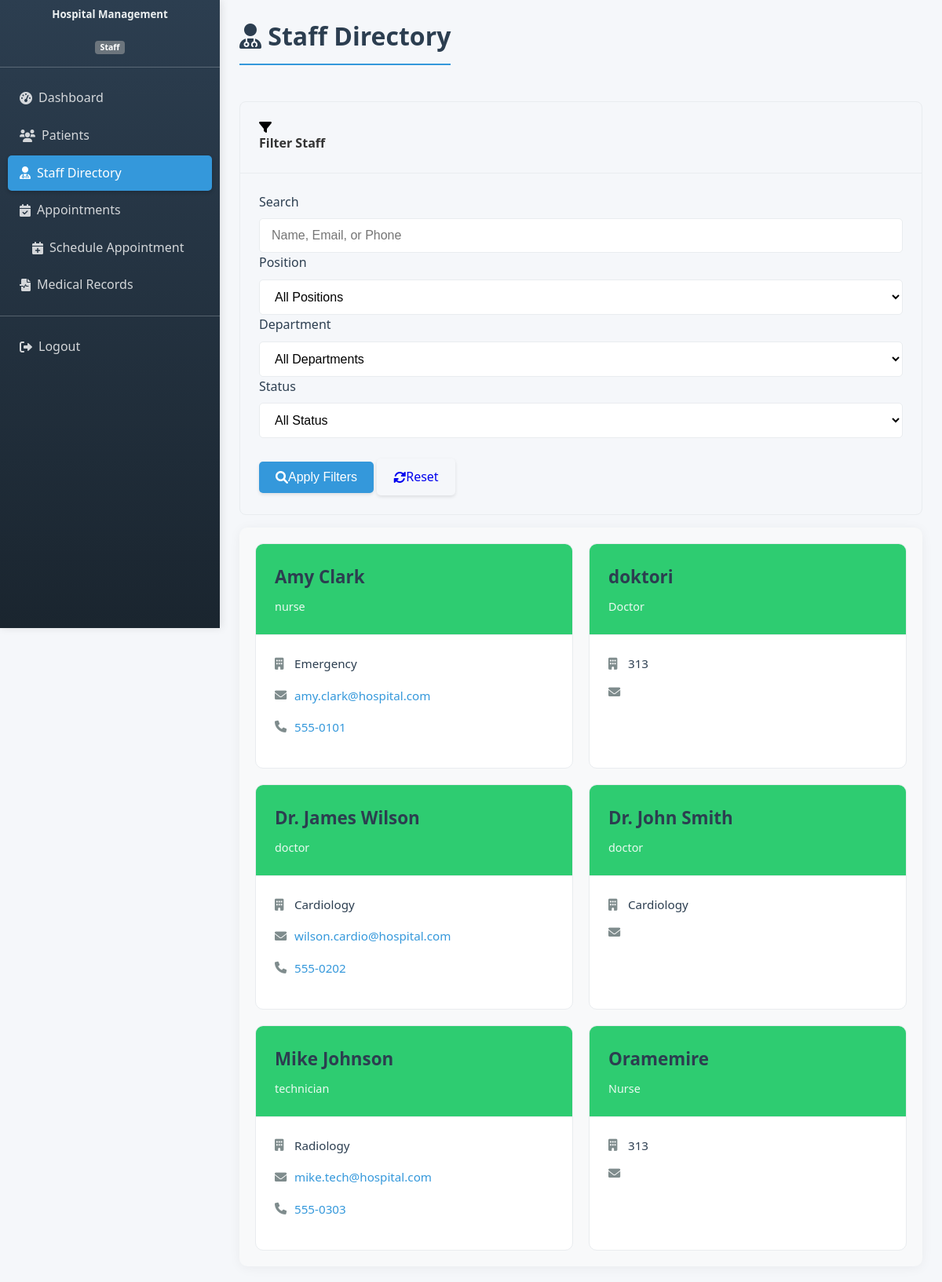
The app's page /view_staff.php (signed in) with its own data.
### tables this page shows
CREATE TABLE `staff` (
  `id` int(11) NOT NULL,
  `name` varchar(100) NOT NULL,
  `position` varchar(50) NOT NULL CHECK (`position` in ('doctor','nurse','administrator','technician')),
  `department` varchar(100) DEFAULT NULL,
  `license_number` varchar(50) DEFAULT NULL,
  `user_id` int(11) DEFAULT NULL
);

CREATE TABLE `users` (
  `id` int(11) NOT NULL,
  `username` varchar(50) NOT NULL,
  `password` varchar(255) NOT NULL,
  `role` varchar(50) NOT NULL DEFAULT 'staff',
  `user_type` enum('admin','staff') DEFAULT 'staff',
  `email` varchar(100) DEFAULT NULL,
  `phone` varchar(20) DEFAULT NULL,
  `active` tinyint(1) NOT NULL DEFAULT 1,
  `created_at` datetime DEFAULT current_timestamp()
);

### view_staff.php (the view, shortened to what this page needs)
<?php
include 'config.php';
$where = "1=1";
$params = [];
$page = max(1, intval($_GET['page'] ?? 1));
$records_per_page = 10;
$offset = ($page - 1) * $records_per_page;
$sql = "SELECT staff.id, staff.name, staff.position, staff.department,
               users.email, users.phone, users.active, users.created_at
        FROM staff
        INNER JOIN users ON staff.user_id = users.id
        WHERE $where
        ORDER BY staff.name ASC
        LIMIT ?, ?";
$stmt = $conn->prepare($sql);
if (!empty($params)) {
    $where_params = $params;
    $limit_params = [$offset, $records_per_page];
    $types = str_repeat('s', count($where_params)) . 'ii';
    $merged_params = array_merge($where_params, $limit_params);
    $stmt->bind_param($types, ...$merged_params);
} else {
    $stmt->bind_param("ii", $offset, $records_per_page);
}
$stmt->execute();
$result = $stmt->get_result();
?>
<link rel="stylesheet" href="style.css">
<link rel="stylesheet" href="https://cdnjs.cloudflare.com/ajax/libs/font-awesome/6.0.0/css/all.min.css">
<div class="container-fluid">
    <div class="row">
        <?php include 'sidebar.php'; ?>
        <main class="main-content" style="margin-left: var(--sidebar-width); padding: 20px 25px;">
            <div class="d-flex justify-content-between flex-wrap flex-md-nowrap align-items-center pt-3 pb-2 mb-3 border-bottom">
                <h1 class="h2"><i class="fas fa-user-md"></i> Staff Directory</h1>
            </div>
            <div class="card mb-4">
                <div class="card-header bg-light">
                    <i style="color:black;" class="fas fa-filter"></i> <p style="color: #333; font-weight: bold;">Filter Staff</p>
                </div>
                <div class="card-body">
                    <form method="get" class="row g-3">
                        <div class="col-md-3">
                            <label for="search" class="form-label">Search</label>
                            <input type="text" class="form-control" id="search" name="search"
                                value="<?= htmlspecialchars($_GET['search'] ?? '') ?>"
                                placeholder="Name, Email, or Phone">
                        </div>
                        <div class="col-md-3">
                            <label for="position" class="form-label">Position</label>
                            <select name="position" id="position" class="form-select">
                                <option value="">All Positions</option>
                            </select>
                        </div>
                        <div class="col-md-3">
                            <label for="department" class="form-label">Department</label>
                            <select name="department" id="department" class="form-select">
                                <option value="">All Departments</option>
                            </select>
                        </div>
                        <div class="col-md-3">
                            <label for="status" class="form-label">Status</label>
                            <select name="status" id="status" class="form-select">
                                <option value="">All Status</option>
                            </select>
                        </div><br>
                        <div class="col-12">
                            <button type="submit" class="btn btn-primary">
                                <i class="fas fa-search"></i> Apply Filters
                            </button>
                            <a href="view_staff.php" class="btn btn-secondary">
                                <i class="fas fa-sync-alt"></i> Reset
                            </a>
                        </div>
                    </form>
                </div>
            </div>
<div class="staff-cards-container">
    <?php if ($result->num_rows > 0): ?>
        <div class="cards-grid">
            <?php while ($staff = $result->fetch_assoc()): ?>
                <div class="staff-card">
                    <div class="card-header <?= $staff['active'] ? 'active' : 'inactive' ?>">
                        <h3><?= htmlspecialchars($staff['name']) ?></h3>
                        <p class="position"><?= htmlspecialchars($staff['position']) ?></p>
                    </div>
                    <div class="card-body">
                        <?php if (!empty($staff['department'])): ?>
                            <div class="info-item">
                                <i class="fas fa-building"></i>
                                <span><?= htmlspecialchars($staff['department']) ?></span>
                            </div>
                        <?php endif; ?>
                        <div class="info-item">
                            <i class="fas fa-envelope"></i>
                            <a href="mailto:<?= htmlspecialchars($staff['email']) ?>">
                                <?= htmlspecialchars($staff['email']) ?>
                            </a>
                        </div>
                        <?php if (!empty($staff['phone'])): ?>
                            <div class="info-item">
                                <i class="fas fa-phone"></i>
                                <a href="tel:<?= htmlspecialchars($staff['phone']) ?>">
                                    <?= htmlspecialchars($staff['phone']) ?>
                                </a>
                            </div>
                        <?php endif; ?>
                    </div>
                </div>
            <?php endwhile; ?>
        </div>
    <?php endif; ?>
</div>
        </main>
    </div>
</div>
<link rel="stylesheet" href="https://cdnjs.cloudflare.com/ajax/libs/font-awesome/6.0.0-beta3/css/all.min.css">

### style.css (style rules this page uses)
* { margin: 0; padding: 0; box-sizing: border-box; }
.main-content { flex: 1; margin-left: var(--sidebar-width); padding: 30px; transition: var(--transition); }
h1, h2, h3, h4 { color: var(--text-dark); margin-bottom: 20px; font-weight: 600; }
h1 { font-size: 2rem; border-bottom: 2px solid var(--primary); padding-bottom: 10px; margin-bottom: 30px; }
.form-label { display: block; font-weight: 500; margin-bottom: 8px; color: var(--text-dark); }
.form-control, .form-select { width: 100%; padding: 12px 15px; border: 1px solid var(--border-color); border-radius: 5px; font-size: 1rem; transition: var(--transition); background-color: white; }
.btn { display: inline-flex; align-items: center; justify-content: center; padding: 10px 20px; font-weight: 500; text-align: center; vertical-align: middle; cursor: pointer; border: 1px solid transparent; border-radius: 5px; transition: var(--transition); text-decoration: none; font-size: 1rem; box-shadow: 0 2px 4px rgba(0, 0, 0, 0.1); }
.btn-primary { background-color: var(--primary); color: white; }
.mb-3 { margin-bottom: 1rem; }
.mb-4 { margin-bottom: 1.5rem; }
.d-flex { display: flex; }
.justify-content-between { justify-content: space-between; }
.align-items-center { align-items: center; }

### view_staff.php (style rules this page uses)
.cards-grid { display: grid; grid-template-columns: repeat(auto-fill, minmax(300px, 1fr)); gap: 20px; }
.card { border: 1px solid var(--border-color); border-radius: 8px; transition: var(--transition); }
.card-header { padding: 15px; border-bottom: 1px solid var(--border-color); }
.card-header.active { background: var(--primary); color: white; }
.card-body { padding: 15px; }
.staff-cards-container { padding: 20px; background: #f8f9fa; border-radius: 10px; box-shadow: 0 2px 15px rgba(0, 0, 0, 0.05); }
.staff-card { background: white; border-radius: 10px; overflow: hidden; transition: transform 0.2s ease, box-shadow 0.2s ease; border: 1px solid #e9ecef; }
.card-header { padding: 1.5rem; color: white; }
.card-header.active { background: #2ecc71; }
.card-header h3 { margin: 0; font-size: 1.4rem; font-weight: 600; }
.card-header .position { margin: 0.5rem 0 0; font-size: 0.9rem; opacity: 0.9; }
.card-body { padding: 1.5rem; }
.info-item { display: flex; align-items: center; margin-bottom: 1rem; font-size: 0.95rem; }
.info-item i { width: 25px; color: #7f8c8d; }
.info-item a { color: #3498db; text-decoration: none; }

### sidebar.php (style rules this page uses)
.mb-4 { margin-bottom: 1rem; }

### records on screen
staff: name "Amy Clark", position "nurse", department "Emergency", user.email "amy.clark@hospital.com", user.phone "555-0101"
staff: name "doktori", position "Doctor", department "313"
staff: name "Dr. James Wilson", position "doctor", department "Cardiology", user.email "wilson.cardio@hospital.com", user.phone "555-0202"
staff: name "Dr. John Smith", position "doctor", department "Cardiology"
staff: name "Mike Johnson", position "technician", department "Radiology", user.email "mike.tech@hospital.com", user.phone "555-0303"
staff: name "Oramemire", position "Nurse", department "313"

### other values on screen
$_SESSION['user_type'] "Staff"
